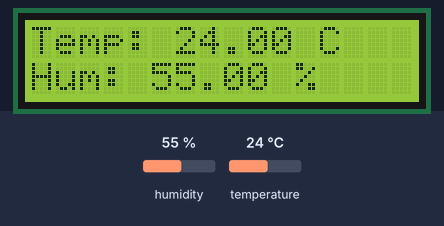
A sketch run on a simulated Arduino Uno, built with avr-gcc and run on an emulated ATmega328P. On the bench: 16×2 character LCD. The test bench sets the inputs (shaded band); at power-on: humidity 55 %, temperature 24 °C.

Above: at 3.2 s.
3.3 s: humidity set to 22 %
At 5.1 s:
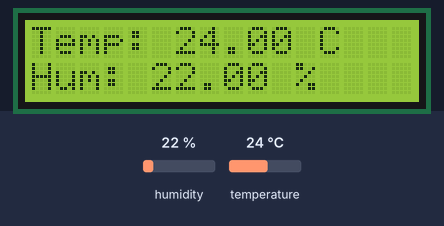
6.0 s: temperature set to 12 °C
At 7.2 s:
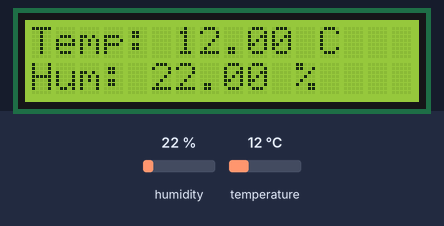
8.7 s: humidity set to 40 %
At 11.4 s:
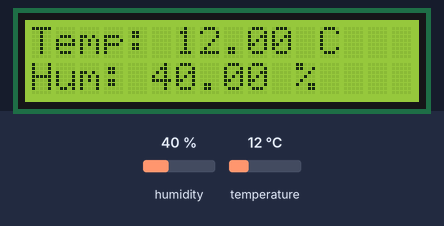
11.8 s: temperature set to 19 °C
At 13.5 s:
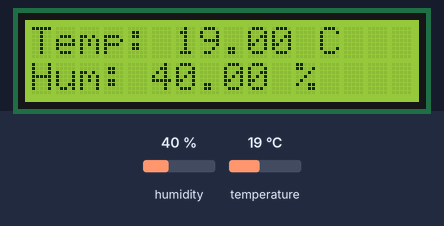
Timing chart, 0 to 15.0 s (numbered marks = the images above; inputs shaded):
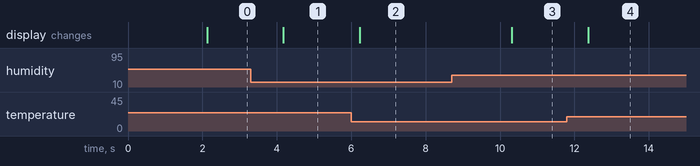

Measured:
- after the input at 3.3 s, the display: changes after 0.88 s (image 1)
- after the input at 6.0 s, the display: changes after 0.22 s (image 2)
- after the input at 8.7 s, the display: changes after 1.6 s (image 3)
- after the input at 11.8 s, the display: changes after 0.57 s (image 4)

The sketch:

README.ino
```cpp
//Task-1
//Temperature  sensor and the display using Arduino
#include <Wire.h>
#include <LiquidCrystal_I2C.h>
#include <DHT.h>

#define DHTPIN 12
#define DHTTYPE DHT11

DHT dht(DHTPIN, DHTTYPE);

LiquidCrystal_I2C lcd(0x27, 16, 2);

void setup() {
  lcd.init();
  lcd.backlight();
  dht.begin();

  lcd.setCursor(0, 0);
  lcd.print("Temp Monitor");
  delay(2000);
  lcd.clear();
}

void loop() {
  float temp = dht.readTemperature();
  float hum = dht.readHumidity();

  if (isnan(temp) || isnan(hum)) {
    lcd.setCursor(0, 0);
    lcd.print("Sensor Error");
    return;
  }

  lcd.setCursor(0, 0);
  lcd.print("Temp: ");
  lcd.print(temp);
  lcd.print(" C");

  lcd.setCursor(0, 1);
  lcd.print("Hum: ");
  lcd.print(hum);
  lcd.print(" %");

  delay(2000);
}
```
